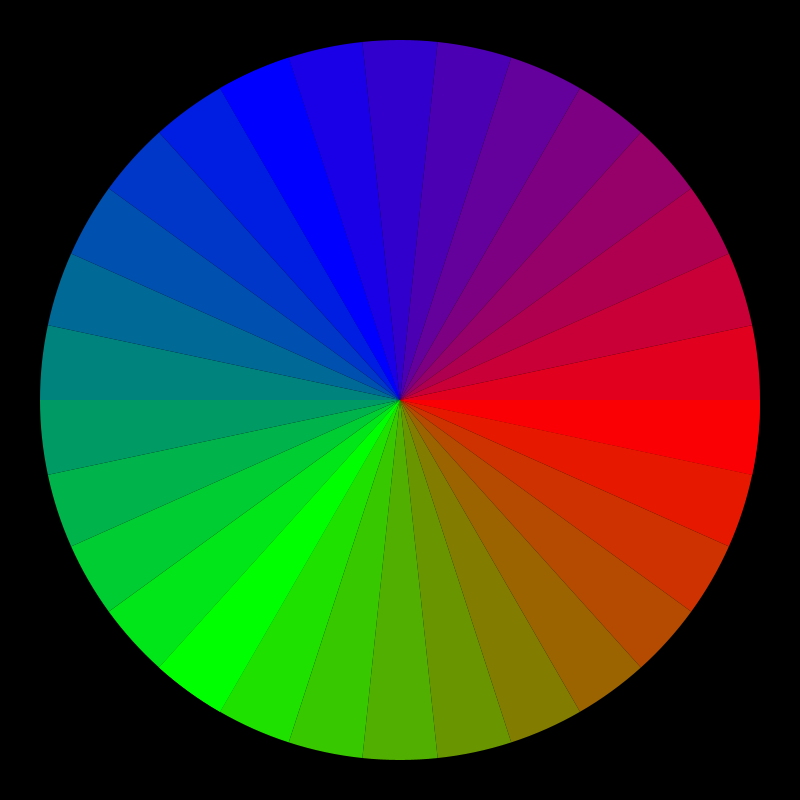
Frame 1 (no input)
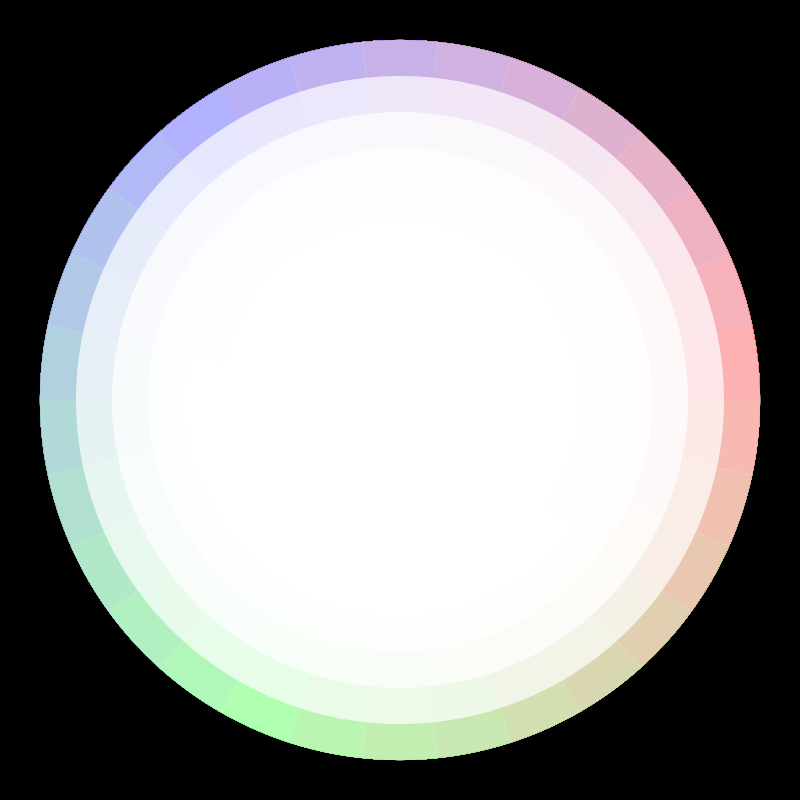
Frame 60 (the mouse pressed at the canvas centre just before this capture)
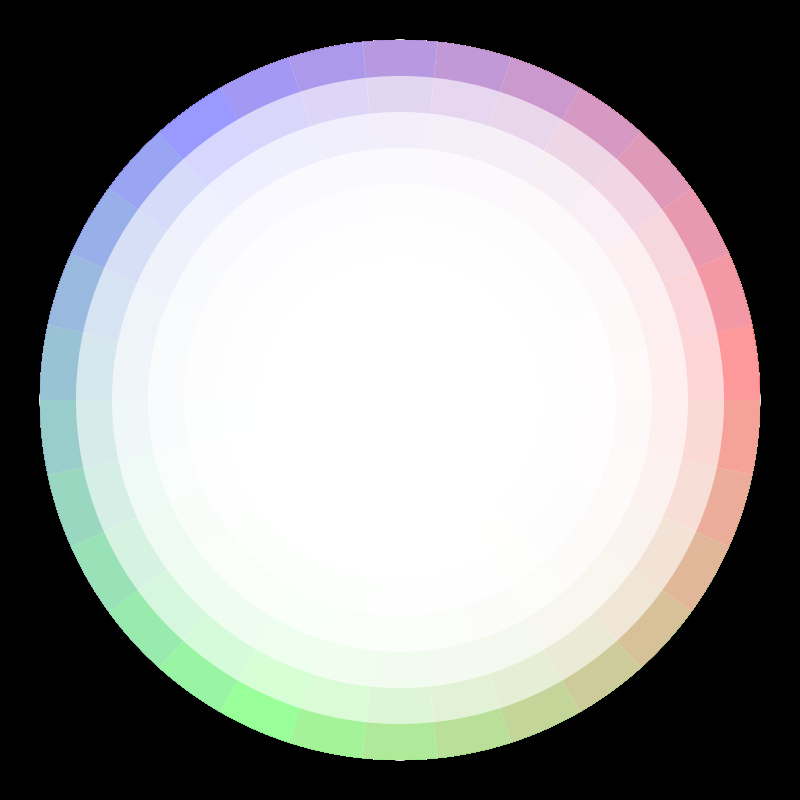
Frame 120 (the mouse held since frame 60 and released just before this capture)

The Processing sketch that drew these frames (run headless with seeded random() and noise(); from frame 60 on, the mouse is pressed at the canvas centre):

// Processing sketch: processing_58145
// ── processing_58145.pde

/*
 Erica Zambrano, Creative Computing @ Parsons 
  Animated Scalable Color Wheel 
 
 */

int opacity = 0;
int opacityDirection = 3;
int rotationAngle = 0;


int rMax = 255;
int gMax = 255;
int bMax = 255;
int rMin = 0;
int gMin = 0;
int bMin = 0;



void setup() {

  size(800, 800);   // set any size here as long as it is square!
  background(0);
  smooth();
  noStroke();
}

void draw() {

  translate(width/2, height/2);    // setting the center of the rotation to middle of the window
  rotate(radians(rotationAngle));

  // 'red-to-green third'

  for (int a=0; a<=120; a += 12) {

    fill(rMax, gMin, 0);
    arc(0, 0, width*0.9, height*0.9, radians(a), radians(a+12));
    rMax -= 25;
    gMin += 25;
  }
  rMax = 255;
  gMin = 0;

  // 'green-to-blue third'

  for (int a=120; a<=240; a += 12) {

    fill(0, gMax, bMin);
    arc(0, 0, width*0.9, height*0.9, radians(a), radians(a+12));
    gMax -= 25;
    bMin += 25;
  }
  gMax = 255;
  bMin = 0;

  // 'blue-to-red third'

  for (int a=240; a<=360; a += 12) {

    fill(rMin, 0, bMax);
    arc(0, 0, width*0.9, height*0.9, radians(a), radians(a+12));
    bMax -= 25;
    rMin += 25;
  }
  bMax = 255;
  rMin = 0; 



  rotationAngle += 12;  // let's rotate everything by 12 degrees!



  // Here starts the fade to white.

  fill(255, 255, 255, opacity);
  for (float i = width*0.9; i >= 0; i -= width*0.09) {
    ellipse(0, 0, i, i);
  }

  opacity = opacity + opacityDirection;

  if (opacity >= 255 || opacity<0) {
    opacityDirection = opacityDirection * -1;
  }
}
